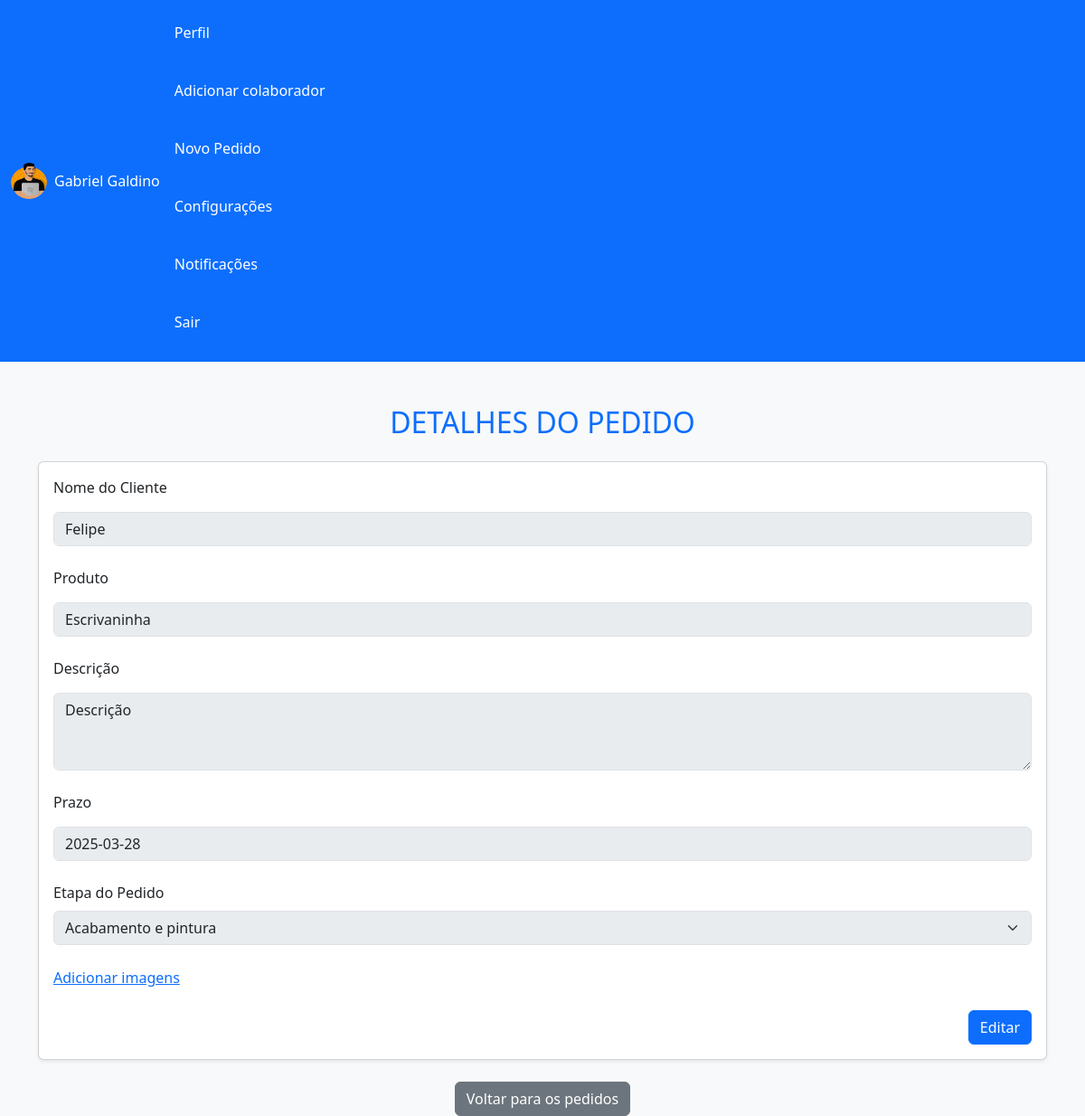
The page /orders/ORD-003/ (signed in) on the database its author committed.
### users/models.py (models this page shows, shortened)
class Users(User):
    function = models.CharField(max_length=20, null=True, blank=True)
    profile_image = models.ImageField(
    upload_to='profile_pics/',
    default='default_profile_image.jpg',  # Imagem padrão
    null=True,
    blank=True
    )

### orders/models.py (models this page shows, shortened)
class Order(models.Model):
    order_number = models.CharField(max_length=10, unique=True, blank=False, null=False)
    customer_name = models.CharField(max_length=50, blank=False, null=False)
    product_name = models.CharField(max_length=50, blank=False, null=False)
    status = models.BooleanField(default=False)
    description = models.TextField(max_length=350)
    term = models.DateField(blank=False, null=False)
    created_At = models.DateField(default=date.today(), blank=False, null=False)
    updated_At = models.DateField(default=date.today(), max_length=date.today())
    is_active = models.BooleanField(default=True)

class Stage(models.Model):
    STAGE_CHOICE = [
        ('ORC', 'Orçamento e aprovação'),
        ('COR', 'Corte de materiais'),
        ('LIX', 'Lixamento e preparação'),
        ('MON', 'Montagem estrutural'),
        ('PNT', 'Acabamento e pintura'),
        ('SEC', 'Secagem e ajustes finais'),
        ('REV', 'Revisão e controle de qualidade'),
        ('ENT', 'Pronto para retirada/entrega')
    ]
    status = models.BooleanField(default=False)
    stage = models.CharField(max_length=3, choices=STAGE_CHOICE)
    order = models.ForeignKey(Order, on_delete=models.CASCADE, blank=False, null=False, related_name='stages')
    pictures = models.ImageField(upload_to=upload_path, null=True, blank=True)

### orders/views.py (the view, shortened to what this page needs)
# urls.py: path('<str:order_number>/', views.edit_order_view, name='edit_order'),
def edit_order_view(request, order_number):
    order = get_object_or_404(Order, order_number=order_number)
    user = get_object_or_404(Users, id=request.user.id)
    form_edit = OrderForm(instance=order)
    current_stage = order.stages.filter(status=False).first()
    stage_dict = {code: name for code, name in Stage.STAGE_CHOICE}
    stage_keys = list(stage_dict.keys())
    if current_stage:
        current_index = stage_keys.index(current_stage.stage)
        stage_choices = [(code, stage_dict[code]) for code in stage_keys[current_index:]]
    else:
        stage_choices = list(stage_dict.items())
    return render(request, 'order.html', {
        'form_edit': form_edit,
        'stages': stage_choices,
        'order': order,
        'current_stage': current_stage,
        'user': user
    })

### orders/forms.py
class OrderForm(ModelForm):
    class Meta:
        model = Order
        fields = ['customer_name', 'product_name', 'description', 'term']
    def __init__(self, *args, **kwargs):
        super(OrderForm, self).__init__(*args, **kwargs)
        self.fields['customer_name'].widget.attrs.update({
            'class': 'form-control',
            'placeholder': 'Nome do Cliente'
        })
        self.fields['product_name'].widget.attrs.update({
            'class': 'form-control',
            'placeholder': 'Nome do Produto'
        })
        self.fields['description'].widget.attrs.update({
            'class': 'form-control',
            'placeholder': 'Descrição do Produto',
            'rows': 3
        })
        self.fields['term'].widget.attrs.update({
            'class': 'form-control',
            'placeholder': 'Data do Pedido'
        })

### orders/templates/order.html (shortened to what this page needs)
{% load static %}
<!DOCTYPE html>
<html lang="pt-br">
<head>
    <link href="https://cdn.jsdelivr.net/npm/bootstrap@5.3.0/dist/css/bootstrap.min.css" rel="stylesheet">
</head>
<body class="bg-light">
    {% include 'nav.html' %}
    <div class="container mt-5">
        <h2 class="mb-4 text-center text-uppercase text-primary">Detalhes do Pedido</h2>
        <div class="card shadow-sm">
            <div class="card-body">
                <form action="." method="post" class="edit_order">
                    <div class="mb-3">
                        <label for="customer_name" class="form-label">Nome do Cliente</label>
                        <div class="form-control-plaintext">{{ form_edit.customer_name }}</div>
                    </div>
                    <div class="mb-3">
                        <label for="product_name" class="form-label">Produto</label>
                        <div class="form-control-plaintext">{{ form_edit.product_name }}</div>
                    </div>
                    <div class="mb-3">
                        <label for="description" class="form-label">Descrição</label>
                        <div class="form-control-plaintext">{{ form_edit.description }}</div>
                    </div>
                    <div class="mb-3">
                        <label for="term" class="form-label">Prazo</label>
                        <div class="form-control-plaintext">{{ form_edit.term }}</div>
                    </div>
                    <div class="mb-3">
                        <label for="order_stage" class="form-label">Etapa do Pedido</label>
                        <select class="form-select" id="order_stage" name="order_stage" disabled>
                            {% for stage_code, stage_name in stages %}
                                <option value="{{ stage_code }}" {% if current_stage and current_stage.stage == stage_code %}selected{% endif %}>
                                    {{ stage_name }}
                                </option>
                            {% endfor %}
                        </select>
                    </div>
                    <div class="mb-3 mt-4">
                        <a href="{% url 'update_stage' order_number=order.order_number stage_id=current_stage.id %}">Adicionar imagens</a>
                    </div>
                    <div class="d-flex justify-content-end mt-4" >
                        <button class="btn btn-primary" id="submit">Editar</button>
                    </div>
                </form>
            </div>
        </div>
        <div class="mt-4 text-center">
            <a href="{% url 'orders' %}" class="btn btn-secondary">Voltar para os pedidos</a>
        </div>
    </div>
</body>
</html>

### templates/nav.html (shortened to what this page needs)
{% load static %}
<nav class="navbar navbar-expand-lg navbar-dark bg-primary">
    <div class="container-fluid">
        <div class="d-flex align-items-center">
            <img src="{{user.profile_image.url}}" alt="Imagem do Usuário" class="rounded-circle" width="40" height="40">
            <span class="ms-2 text-white">{{user.first_name}} {{user.last_name}}</span>
        </div>
        <div class="collapse navbar-collapse" id="navbarNav">
            {% include 'menu.html' %}
        </div>
    </div>
</nav>

### rows shown on the page
Users: profile_image (picture)
Order: customer_name "Felipe", product_name "Escrivaninha", description "Descrição", term "2025-03-28"
Stage: order_stage "Acabamento e pintura"

### other values the page prints
{{ user.first_name }} "Gabriel"
{{ user.last_name }} "Galdino"
